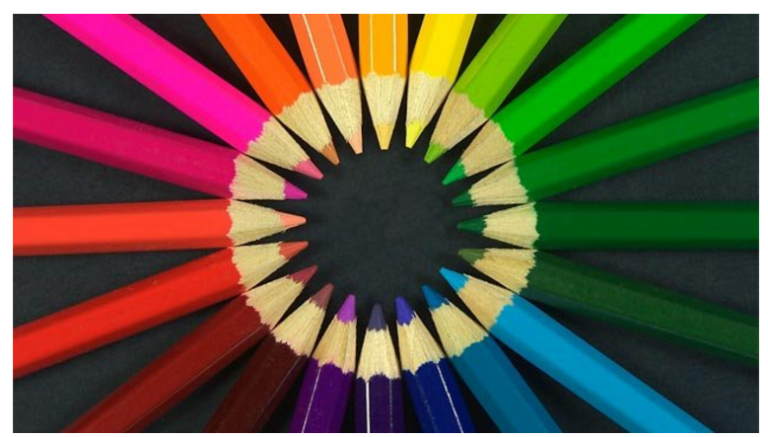
#> input picture 10. Image Rotation/test.png, 768 x 437 px
$ python rotation.py
#> lines starting #> are read from the running program, lines starting #| are printed output that depends on the picture
import cv2


image  = cv2.imread("test.png")
#> image is the input picture: shape (437, 768, 3); mean B, G, R 67.2, 84.3, 99
height,width = image.shape[:2]
#> height = 437; width = 768

rotation_matrix = cv2.getRotationMatrix2D((width/2, height/2),180, .9)

rotated_image = cv2.warpAffine(image, rotation_matrix,(width,height))
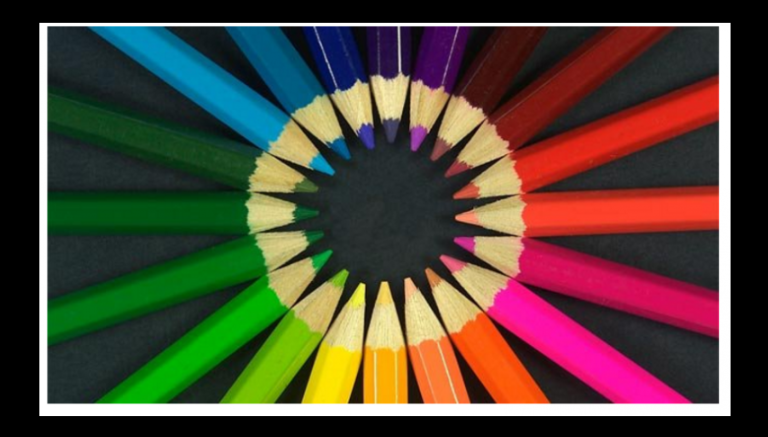
#> rotated_image: shape (437, 768, 3); mean B, G, R 54.4, 68.2, 80.1

cv2.imshow("rotated image",rotated_image)
cv2.imwrite("rotated-image.jpg",rotated_image)


cv2.waitKey(0)
cv2.destroyAllWindows()
